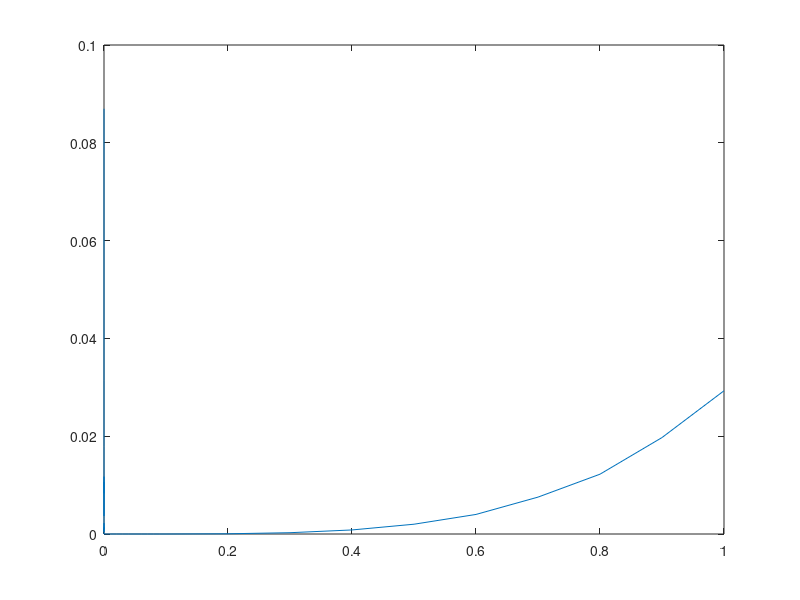

Write the MATLAB code that produced this figure.
function Lab3_3()
  k = 1;
  left = 10;
  right = 1;
  step = -1;
  r = 2;
  for d = 1:15
    d
    left = left / 10;
    right = right / 10;
    step = step / 10;
    for h = left:step:right
      X = 1 : h : 1 + (10 * h);
      
      Y = sin(X);
      Y_dev = cos(X);
      N = length(X);
      dev_max_IV(k) = -1;
      for i = 3:(N - 2)
        IV(i - 2) = (Y(i - 2) - 8 * Y(i - 1) + 8 * Y(i + 1) - Y(i + 2)) / (12 * h);
        dev = abs(IV(i - 2) - Y_dev(i));
        if (dev_max_IV(k) < dev)
          dev_max_IV(k) = dev;
        endif
      endfor
      
      num(k) = h;
      k = k + 1;
    endfor
  endfor
  num(k - 1)
  dev_max_IV
  plot(num, dev_max_IV, "-");
endfunction